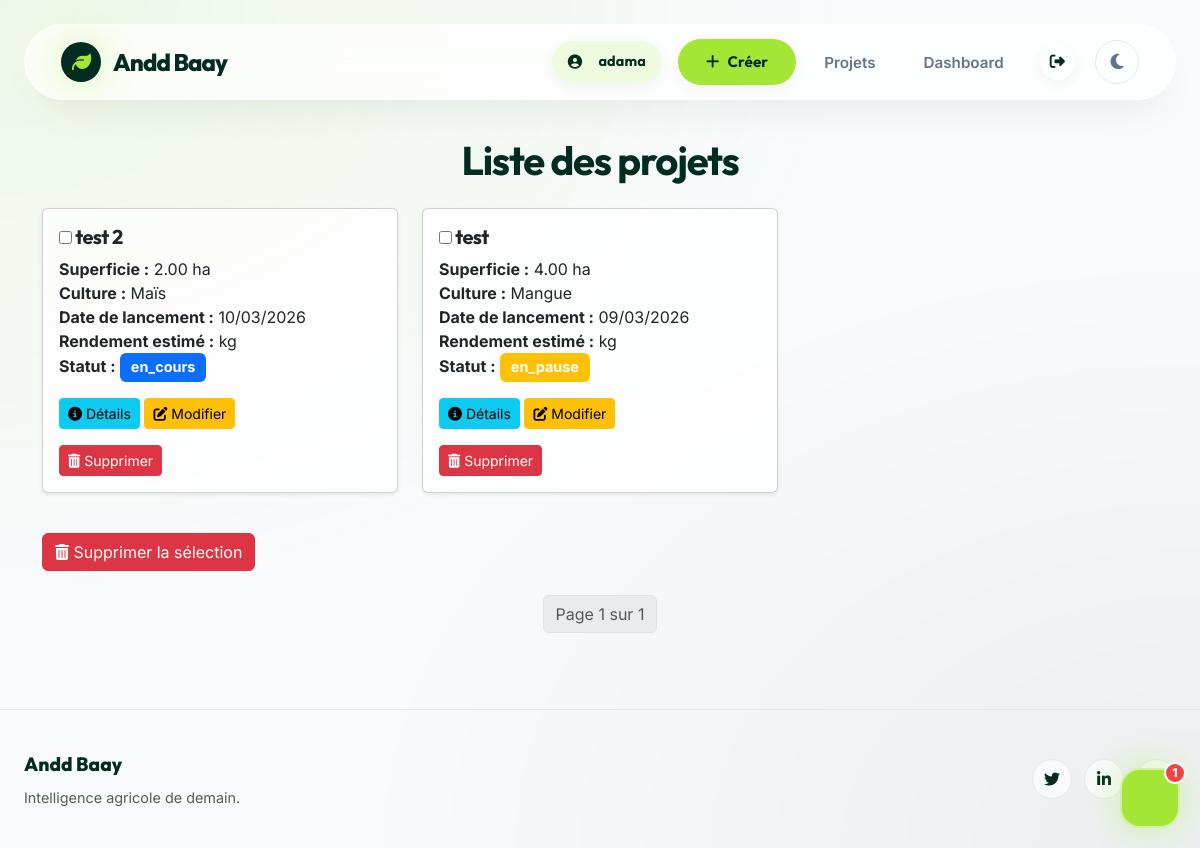
/liste-projets/ (signed in), run on the app's committed database.
### baay/models.py (models this page shows, shortened)
class Projet(models.Model):
    STATUT_CHOICES = [
        ('en_cours', 'En cours'),
        ('en_pause', 'En pause'),
        ('fini', 'Fini'),
    ]
    id = models.UUIDField(primary_key=True, default=uuid.uuid4, editable=False)
    nom = models.CharField(max_length=200)
    statut = models.CharField(max_length=20, choices=STATUT_CHOICES, default='en_cours')
    utilisateur = models.ForeignKey(Profile, on_delete=models.CASCADE)
    culture = models.ForeignKey(ProduitAgricole, on_delete=models.CASCADE)
    localite = models.ForeignKey(Localite, on_delete=models.CASCADE)
    superficie = models.DecimalField(max_digits=10, decimal_places=2)
    date_lancement = models.DateField()
    rendement_estime = models.DecimalField(max_digits=10, decimal_places=2, null=True, blank=True)

class ProduitAgricole(models.Model):
    STATUTS = [
        ('En croissance', 'En croissance'),
        ('Récolté', 'Récolté'),
        ('Problème', 'Problème'),
        ('Autre', 'Autre'),
    ]
    id = models.UUIDField(primary_key=True, default=uuid.uuid4, editable=False)
    nom = models.CharField(max_length=100, unique=True)
    description = models.TextField(blank=True, null=True)
    saison = models.CharField(max_length=50, blank=True, null=True)
    prix_par_kg = models.DecimalField(max_digits=10, decimal_places=2, blank=True, null=True)
    apport_nutritionnel = models.TextField(blank=True, null=True)
    quantite_disponible = models.DecimalField(max_digits=10, decimal_places=2, blank=True, null=True)
    periode_recolte = models.CharField(max_length=100, blank=True, null=True)
    duree_avant_recolte = models.IntegerField(blank=True, null=True)
    rendement_moyen = models.DecimalField(max_digits=10, decimal_places=2, blank=True, null=True)
    etat = models.CharField(max_length=100, choices= STATUTS, default='En croissance')

### baay/views.py (the view)
# urls.py: path('liste-projets/', views.liste_projets, name='liste_projets'),
@login_required
def liste_projets(request):
    projets_list = Projet.objects.filter(utilisateur=request.user.profile).order_by('-date_lancement')  # Ordonner par date de lancement
    paginator = Paginator(projets_list, 10)  # Affichez 10 projets par page
    page_number = request.GET.get('page')
    projets = paginator.get_page(page_number)
    return render(request, 'projets/liste_projets.html', {'projets': projets})

### templates/projets/liste_projets.html (shortened to what this page needs)
{% extends 'base.html' %}
{% block content %}
<div class="container animate__animated animate__fadeIn">
    <h1 class="text-center mb-4" style="border-radius: 15px;">Liste des projets</h1>
    <form id="delete-form" method="POST" action="{% url 'supprimer_projets' %}">
        <div class="row">
            {% for projet in projets %}
            <div class="col-md-4 mb-4">
                <div class="card h-100 shadow-sm animate__animated animate__fadeInUp">
                    <div class="card-body">
                        <h5 class="card-title">
                            <input type="checkbox" height="50px" width="50px" name="projets" value="{{ projet.id }}"> {{ projet.nom }}
                        </h5>
                        <p class="card-text">
                            <strong>Superficie :</strong> {{ projet.superficie }} ha<br>
                            <strong>Culture :</strong> {{ projet.culture.nom }}<br>
                            <strong>Date de lancement :</strong> {{ projet.date_lancement|date:"d/m/Y" }}<br>
                            <strong>Rendement estimé :</strong> {{ PredictionRendement.rendement_estime }} kg<br>
                            <strong>Statut :</strong>
                            <span class="badge
                                {% if projet.statut == 'en_cours' %}bg-primary
                                {% elif projet.statut == 'fini' %}bg-success
                                {% elif projet.statut == 'en_pause' %}bg-warning
                                {% else %}bg-secondary
                                {% endif %}">
                                {{ projet.statut }}
                            </span>
                        </p>
                        <a href="{% url 'detail_projet' projet.id %}" class="btn btn-info btn-sm">
                            <i class="fas fa-info-circle"></i> Détails
                        </a>
                        <a href="{% url 'modifier_projet' projet.id %}" class="btn btn-warning btn-sm">
                            <i class="fas fa-edit"></i> Modifier
                        </a>
                        <a href="{% url 'supprimer_projet' projet.id %}" class="btn btn-danger btn-sm" onclick="return confirm('Confirmer la suppression de ce projet ?');">
                            <i class="fas fa-trash-alt"></i> Supprimer
                        </a>
                    </div>
                </div>
            </div>
            {% endfor %}
        </div>
        <button type="submit" class="btn btn-danger mt-3" onclick="return confirm('Confirmer la suppression des projets sélectionnés ?');">
            <i class="fas fa-trash-alt"></i> Supprimer la sélection
        </button>
    </form>
    <nav aria-label="Page navigation" class="mt-4">
        <ul class="pagination justify-content-center">
            <li class="page-item disabled">
                <span class="page-link">Page {{ projets.number }} sur {{ projets.paginator.num_pages }}</span>
            </li>
        </ul>
    </nav>
</div>
{% endblock %}

### templates/base.html (shortened to what this page needs)
{% load static %}
<!DOCTYPE html>
<html lang="fr">
<head>
    <link href="https://cdn.jsdelivr.net/npm/bootstrap@5.3.0/dist/css/bootstrap.min.css" rel="stylesheet" />
    <link href="https://cdnjs.cloudflare.com/ajax/libs/font-awesome/6.4.0/css/all.min.css" rel="stylesheet" />
    <link href="https://cdnjs.cloudflare.com/ajax/libs/animate.css/4.1.1/animate.min.css" rel="stylesheet" />
</head>
<body>
    <div class="navbar-wrapper">
        <nav class="navbar navbar-expand-lg navbar-floating animate__animated animate__fadeInDown">
            <div class="container-fluid">
                <a class="navbar-brand" href="{% url 'home' %}">
                    <div class="brand-icon"><i class="fas fa-leaf"></i></div>
                    Andd Baay
                </a>
                <div class="collapse navbar-collapse" id="navbarNav">
                    <ul class="navbar-nav ms-auto align-items-center gap-2">
                        {% if user.is_authenticated %}
                            <li class="nav-item me-2">
                                <a href="{% url 'profil' %}" class="btn-modern btn-outline-modern" style="padding: 10px 16px; border:none; background: rgba(163, 230, 53, 0.15); font-size: 0.9rem;">
                                    <i class="fas fa-user-circle me-2"></i> {{ user.first_name|default:user.username }}
                                </a>
                            </li>
                            <li class="nav-item"><a class="btn-modern btn-primary-modern" href="{% url 'creer_projet' %}"><i class="fas fa-plus"></i> Créer</a></li>
                            <li class="nav-item"><a class="nav-link-custom" href="{% url 'liste_projets' %}">Projets</a></li>
                            <li class="nav-item"><a class="nav-link-custom" href="{% url 'dashboard' %}">Dashboard</a></li>
                            <li class="nav-item ms-lg-2"><a class="btn-modern btn-outline-modern border-0 text-danger" href="{% url 'logout' %}" style="padding:10px;"><i class="fas fa-sign-out-alt"></i></a></li>
                        {% else %}
                            <li class="nav-item"><a class="btn-modern btn-outline-modern" href="{% url 'login' %}">Connexion</a></li>
                            <li class="nav-item"><a class="btn-modern btn-primary-modern" href="{% url 'register' %}">Inscription</a></li>
                        {% endif %}
                        <li class="nav-item">
                            <button id="themeToggle" class="theme-toggle" aria-label="Changer de thème">
                                <i class="fas fa-moon" id="darkIcon"></i>
                            </button>
                        </li>
                    </ul>
                </div>
            </div>
        </nav>
    </div>
    <main>
        <div class="container-modern animate__animated animate__fadeIn">
            {% block content %}
            {% endblock %}
        </div>
    </main>
    <footer>
        <div class="container-modern">
            <div class="footer-content">
                <div>
                    <span class="footer-brand">Andd Baay</span>
                    <p class="text-muted mt-2 mb-0" style="font-size: 0.9rem;">Intelligence agricole de demain.</p>
                </div>
                <div class="social-links">
                    <a href="#"><i class="fab fa-twitter"></i></a>
                    <a href="#"><i class="fab fa-linkedin-in"></i></a>
                    <a href="#"></a>
                </div>
            </div>
        </div>
    </footer>
    <div class="chat-bubble-container">
        <div class="chat-bubble" id="chatBubble">
            <div class="chat-notification" id="chatNotification">1</div>
        </div>
    </div>
</body>
</html>

### templates/base.html (style rules this page uses)
:root { --primary: #022c22; --primary-light: #064e3b; --accent: #a3e635; --accent-hover: #bef264; --bg-main: #f8fafc; --card-bg: rgba(255, 255, 255, 0.85); --text-main: #0f172a; --text-muted: #64748b; --border-color: #e2e8f0; --glass-bg: rgba(255, 255, 255, 0.7); --glass-border: rgba(255, 255, 255, 0.5); --radius-pill: 9999px; --radius-card: 28px; --radius-input: 16px; --shadow-soft: 0 20px 40px -15px rgba(2, 44, 34, 0.08); --shadow-glow: 0 0 40px rgba(163, 230, 53, 0.4); --font-display: 'Outfit', sans-serif; --font-body: 'Inter', sans-serif; --transition: 0.3s cubic-bezier(0.4, 0, 0.2, 1); }
body { font-family: var(--font-body); background-color: var(--bg-main); color: var(--text-main); min-height: 100vh; display: flex; flex-direction: column; overflow-x: hidden; transition: background-color var(--transition), color var(--transition); }
h1, h2, h3, h4, h5, h6 { font-family: var(--font-display); font-weight: 700; letter-spacing: -0.03em; color: var(--primary); }
a { text-decoration: none; color: var(--primary); transition: color var(--transition); }
.navbar-wrapper { position: sticky; top: 24px; z-index: 100; padding: 0 24px; }
.navbar-floating { background: var(--glass-bg); backdrop-filter: blur(24px); -webkit-backdrop-filter: blur(24px); border: 1px solid var(--glass-border); border-radius: var(--radius-pill); padding: 12px 24px; box-shadow: var(--shadow-soft); max-width: 1200px; margin: 0 auto; transition: all var(--transition); }
.navbar-brand { font-family: var(--font-display); font-weight: 800; font-size: 1.5rem; color: var(--primary) !important; letter-spacing: -0.04em; display: flex; align-items: center; gap: 12px; }
.brand-icon { display: flex; align-items: center; justify-content: center; width: 40px; height: 40px; background: var(--primary); color: var(--accent); border-radius: 50%; font-size: 1.2rem; box-shadow: var(--shadow-glow); }
.nav-link-custom { color: var(--text-muted); font-weight: 600; font-size: 0.95rem; padding: 10px 20px; border-radius: var(--radius-pill); transition: all var(--transition); }
.btn-modern { padding: 12px 28px; border-radius: var(--radius-pill); font-family: var(--font-display); font-weight: 700; font-size: 0.95rem; border: none; transition: all 0.4s cubic-bezier(0.175, 0.885, 0.32, 1.275); display: inline-flex; align-items: center; gap: 8px; letter-spacing: 0.01em; box-shadow: 0 4px 14px rgba(0,0,0,0.05); }
.btn-primary-modern { background-color: var(--accent); color: #022c22 !important; }
.btn-outline-modern { background-color: transparent; border: 2px solid var(--border-color); color: var(--primary) !important; }
main { flex: 1; padding: 60px 0; position: relative; z-index: 10; }
.container-modern { max-width: 1200px; margin: 0 auto; padding: 0 24px; }
.theme-toggle { width: 44px; height: 44px; border-radius: 50%; display: flex; align-items: center; justify-content: center; background: transparent; border: 1px solid var(--border-color); color: var(--text-muted); font-size: 1.1rem; cursor: pointer; transition: all var(--transition); margin-left: 12px; }
.chat-bubble-container { position: fixed; bottom: 20px; right: 20px; z-index: 1050; }
.chat-bubble { width: 60px; height: 60px; background: var(--accent); color: #022c22; border-radius: 20px; display: flex; align-items: center; justify-content: center; cursor: pointer; box-shadow: var(--shadow-glow); transition: all 0.5s cubic-bezier(0.34, 1.56, 0.64, 1); font-size: 24px; border: 2px solid rgba(255,255,255,0.5); }
.chat-notification { position: absolute; top: -6px; right: -6px; background: #ef4444; color: white; border-radius: 50%; width: 22px; height: 22px; font-size: 12px; font-weight: 800; display: flex; align-items: center; justify-content: center; opacity: 0; transition: all var(--transition); border: 2px solid var(--bg-main); }
.chat-notification.show { opacity: 1; transform: scale(1); }
footer { padding: 40px 0; border-top: 1px solid var(--border-color); margin-top: auto; }
.footer-content { display: flex; justify-content: space-between; align-items: center; flex-wrap: wrap; gap: 20px; }
.footer-brand { font-family: var(--font-display); font-weight: 800; font-size: 1.2rem; color: var(--primary); }
.social-links { display: flex; gap: 12px; }
.social-links a { width: 40px; height: 40px; border-radius: 50%; display: flex; align-items: center; justify-content: center; background: var(--bg-main); color: var(--primary); border: 1px solid var(--border-color); transition: all var(--transition); }

### data on the page
Projet: nom "test 2", superficie "2.00", culture.nom "Maïs", date_lancement "10/03/2026", statut "en_cours"
Projet: nom "test", superficie "4.00", culture.nom "Mangue", date_lancement "09/03/2026", statut "en_pause"

### other printed values
{{ user.first_name|default:user.username }} "adama"
{{ projets.number }} "1"
{{ projets.paginator.num_pages }} "1"
